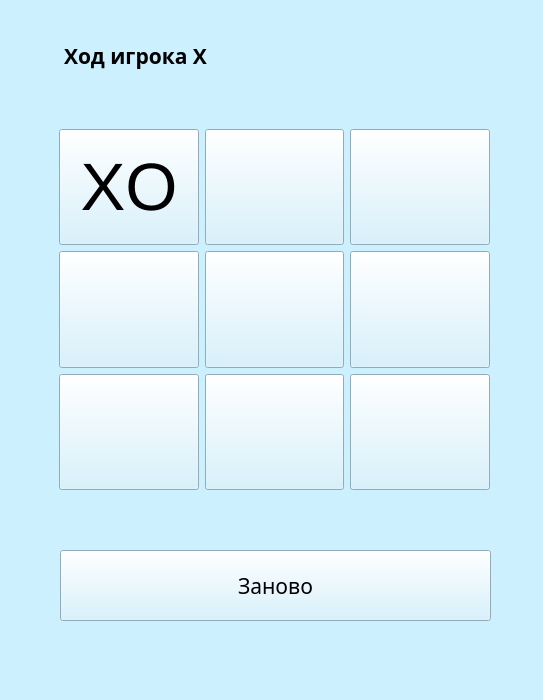
<?xml version="1.0" encoding="UTF-8"?>
<ui version="4.0">
 <class>MainWindow</class>
 <widget class="QMainWindow" name="MainWindow">
  <property name="geometry">
   <rect>
    <x>0</x>
    <y>0</y>
    <width>543</width>
    <height>700</height>
   </rect>
  </property>
  <property name="windowTitle">
   <string>MainWindow</string>
  </property>
  <property name="styleSheet">
   <string notr="true">background-color: rgb(205, 240, 255);</string>
  </property>
  <widget class="QWidget" name="centralwidget">
   <widget class="QLabel" name="status_label">
    <property name="geometry">
     <rect>
      <x>64</x>
      <y>20</y>
      <width>411</width>
      <height>71</height>
     </rect>
    </property>
    <property name="font">
     <font>
      <family>Sitka Display</family>
      <pointsize>16</pointsize>
      <weight>75</weight>
      <italic>false</italic>
      <bold>true</bold>
     </font>
    </property>
    <property name="text">
     <string>Ход игрока X</string>
    </property>
   </widget>
   <widget class="QPushButton" name="Button">
    <property name="geometry">
     <rect>
      <x>60</x>
      <y>550</y>
      <width>431</width>
      <height>71</height>
     </rect>
    </property>
    <property name="font">
     <font>
      <family>Sitka Small Semibold</family>
      <pointsize>16</pointsize>
     </font>
    </property>
    <property name="text">
     <string>Заново</string>
    </property>
   </widget>
   <widget class="QWidget" name="verticalLayoutWidget">
    <property name="geometry">
     <rect>
      <x>59</x>
      <y>129</y>
      <width>431</width>
      <height>361</height>
     </rect>
    </property>
    <layout class="QVBoxLayout" name="verticalLayout">
     <item>
      <layout class="QHBoxLayout" name="horizontalLayout_1">
       <item>
        <widget class="QPushButton" name="btn1">
         <property name="sizePolicy">
          <sizepolicy hsizetype="Preferred" vsizetype="Preferred">
           <horstretch>0</horstretch>
           <verstretch>0</verstretch>
          </sizepolicy>
         </property>
         <property name="font">
          <font>
           <family>Microsoft JhengHei UI</family>
           <pointsize>50</pointsize>
          </font>
         </property>
         <property name="text">
          <string>XO</string>
         </property>
        </widget>
       </item>
       <item>
        <widget class="QPushButton" name="btn2">
         <property name="sizePolicy">
          <sizepolicy hsizetype="Preferred" vsizetype="Preferred">
           <horstretch>0</horstretch>
           <verstretch>0</verstretch>
          </sizepolicy>
         </property>
         <property name="text">
          <string/>
         </property>
        </widget>
       </item>
       <item>
        <widget class="QPushButton" name="btn3">
         <property name="sizePolicy">
          <sizepolicy hsizetype="Preferred" vsizetype="Preferred">
           <horstretch>0</horstretch>
           <verstretch>0</verstretch>
          </sizepolicy>
         </property>
         <property name="text">
          <string/>
         </property>
        </widget>
       </item>
      </layout>
     </item>
     <item>
      <layout class="QHBoxLayout" name="horizontalLayout_4">
       <item>
        <widget class="QPushButton" name="btn4">
         <property name="sizePolicy">
          <sizepolicy hsizetype="Preferred" vsizetype="Preferred">
           <horstretch>0</horstretch>
           <verstretch>0</verstretch>
          </sizepolicy>
         </property>
         <property name="text">
          <string/>
         </property>
        </widget>
       </item>
       <item>
        <widget class="QPushButton" name="btn5">
         <property name="sizePolicy">
          <sizepolicy hsizetype="Preferred" vsizetype="Preferred">
           <horstretch>0</horstretch>
           <verstretch>0</verstretch>
          </sizepolicy>
         </property>
         <property name="text">
          <string/>
         </property>
        </widget>
       </item>
       <item>
        <widget class="QPushButton" name="btn6">
         <property name="sizePolicy">
          <sizepolicy hsizetype="Preferred" vsizetype="Preferred">
           <horstretch>0</horstretch>
           <verstretch>0</verstretch>
          </sizepolicy>
         </property>
         <property name="text">
          <string/>
         </property>
        </widget>
       </item>
      </layout>
     </item>
     <item>
      <layout class="QHBoxLayout" name="horizontalLayout_5">
       <item>
        <widget class="QPushButton" name="btn7">
         <property name="sizePolicy">
          <sizepolicy hsizetype="Preferred" vsizetype="Preferred">
           <horstretch>0</horstretch>
           <verstretch>0</verstretch>
          </sizepolicy>
         </property>
         <property name="text">
          <string/>
         </property>
        </widget>
       </item>
       <item>
        <widget class="QPushButton" name="btn8">
         <property name="sizePolicy">
          <sizepolicy hsizetype="Preferred" vsizetype="Preferred">
           <horstretch>0</horstretch>
           <verstretch>0</verstretch>
          </sizepolicy>
         </property>
         <property name="text">
          <string/>
         </property>
        </widget>
       </item>
       <item>
        <widget class="QPushButton" name="btn9">
         <property name="sizePolicy">
          <sizepolicy hsizetype="Preferred" vsizetype="Preferred">
           <horstretch>0</horstretch>
           <verstretch>0</verstretch>
          </sizepolicy>
         </property>
         <property name="text">
          <string/>
         </property>
        </widget>
       </item>
      </layout>
     </item>
    </layout>
   </widget>
  </widget>
 </widget>
 <resources/>
 <connections/>
</ui>
